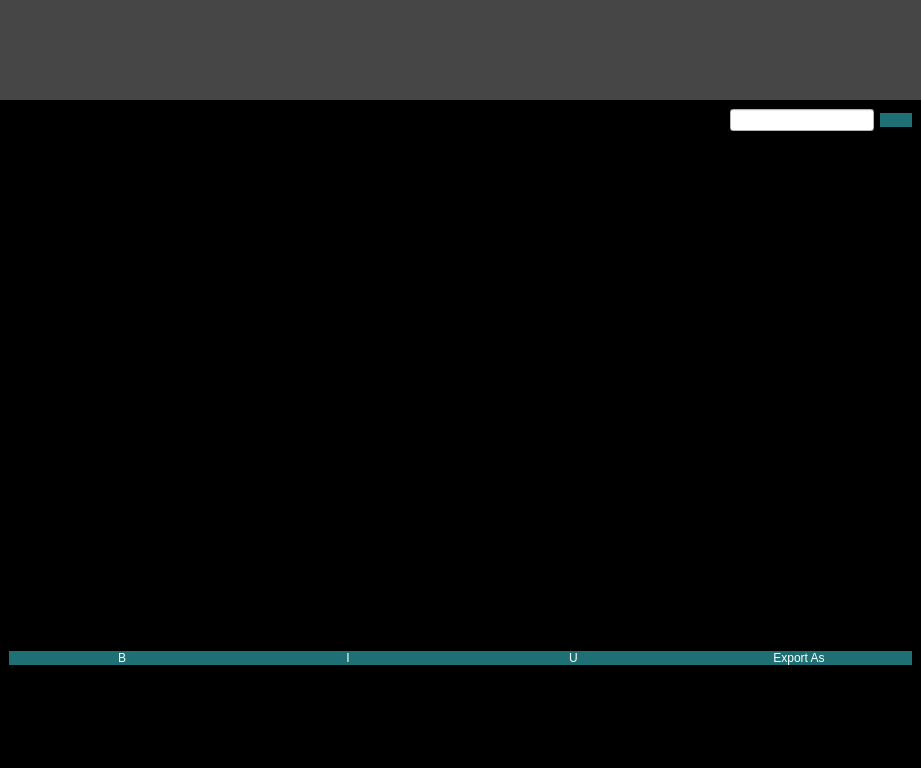
<?xml version="1.0" encoding="UTF-8"?>
<ui version="4.0">
 <class>MainWindow</class>
 <widget class="QMainWindow" name="MainWindow">
  <property name="geometry">
   <rect>
    <x>0</x>
    <y>0</y>
    <width>921</width>
    <height>768</height>
   </rect>
  </property>
  <property name="windowTitle">
   <string>MainWindow</string>
  </property>
  <property name="styleSheet">
   <string notr="true">*{background-color:black;
color:white
}


QPushButton {

	background-color: rgb(31, 112, 116);
border-radius:8px;
 }

QLineEdit{
background-color: rgb(255, 255, 255);}

QPlainTextEdit{

background-color: rgb(255, 255, 255);}</string>
  </property>
  <widget class="QWidget" name="centralwidget">
   <layout class="QGridLayout" name="gridLayout">
    <property name="leftMargin">
     <number>0</number>
    </property>
    <property name="topMargin">
     <number>0</number>
    </property>
    <property name="rightMargin">
     <number>0</number>
    </property>
    <property name="bottomMargin">
     <number>0</number>
    </property>
    <property name="spacing">
     <number>0</number>
    </property>
    <item row="1" column="2">
     <widget class="QWidget" name="widget_5" native="true">
      <property name="minimumSize">
       <size>
        <width>100</width>
        <height>0</height>
       </size>
      </property>
      <property name="maximumSize">
       <size>
        <width>200</width>
        <height>16777215</height>
       </size>
      </property>
      <layout class="QGridLayout" name="gridLayout_4">
       <item row="0" column="0">
        <widget class="QLineEdit" name="lineEdit"/>
       </item>
       <item row="0" column="1">
        <widget class="QPushButton" name="search_bttn">
         <property name="cursor">
          <cursorShape>PointingHandCursor</cursorShape>
         </property>
         <property name="text">
          <string/>
         </property>
         <property name="icon">
          <iconset resource="imagrrsrc.qrc">
           <normaloff>:/Icons/Images/find.png</normaloff>:/Icons/Images/find.png</iconset>
         </property>
         <property name="iconSize">
          <size>
           <width>20</width>
           <height>20</height>
          </size>
         </property>
        </widget>
       </item>
       <item row="2" column="0" colspan="2">
        <widget class="QLabel" name="label">
         <property name="text">
          <string/>
         </property>
        </widget>
       </item>
      </layout>
     </widget>
    </item>
    <item row="1" column="0">
     <widget class="QWidget" name="widget_2" native="true">
      <property name="minimumSize">
       <size>
        <width>100</width>
        <height>0</height>
       </size>
      </property>
      <property name="maximumSize">
       <size>
        <width>200</width>
        <height>16777215</height>
       </size>
      </property>
     </widget>
    </item>
    <item row="2" column="0" colspan="3">
     <widget class="QWidget" name="widget_7" native="true">
      <property name="maximumSize">
       <size>
        <width>16777215</width>
        <height>250</height>
       </size>
      </property>
      <layout class="QGridLayout" name="gridLayout_2">
       <item row="1" column="0">
        <widget class="QWidget" name="widget_6" native="true">
         <property name="minimumSize">
          <size>
           <width>0</width>
           <height>50</height>
          </size>
         </property>
         <property name="maximumSize">
          <size>
           <width>16777215</width>
           <height>20</height>
          </size>
         </property>
         <layout class="QHBoxLayout" name="horizontalLayout_2">
          <property name="spacing">
           <number>0</number>
          </property>
          <property name="leftMargin">
           <number>0</number>
          </property>
          <property name="topMargin">
           <number>0</number>
          </property>
          <property name="rightMargin">
           <number>0</number>
          </property>
          <property name="bottomMargin">
           <number>0</number>
          </property>
          <item>
           <widget class="QPushButton" name="bold_bttn">
            <property name="cursor">
             <cursorShape>PointingHandCursor</cursorShape>
            </property>
            <property name="text">
             <string>B</string>
            </property>
           </widget>
          </item>
          <item>
           <widget class="QPushButton" name="italic_bttn">
            <property name="cursor">
             <cursorShape>PointingHandCursor</cursorShape>
            </property>
            <property name="text">
             <string>I</string>
            </property>
           </widget>
          </item>
          <item>
           <widget class="QPushButton" name="underline_bttn">
            <property name="cursor">
             <cursorShape>PointingHandCursor</cursorShape>
            </property>
            <property name="text">
             <string>U</string>
            </property>
           </widget>
          </item>
          <item>
           <widget class="QPushButton" name="export_as_bttn">
            <property name="cursor">
             <cursorShape>PointingHandCursor</cursorShape>
            </property>
            <property name="text">
             <string>Export As</string>
            </property>
           </widget>
          </item>
         </layout>
        </widget>
       </item>
      </layout>
     </widget>
    </item>
    <item row="1" column="1">
     <widget class="QWidget" name="widget_3" native="true">
      <layout class="QGridLayout" name="gridLayout_3">
       <property name="leftMargin">
        <number>0</number>
       </property>
       <property name="topMargin">
        <number>0</number>
       </property>
       <property name="rightMargin">
        <number>0</number>
       </property>
       <property name="bottomMargin">
        <number>0</number>
       </property>
       <property name="spacing">
        <number>0</number>
       </property>
      </layout>
     </widget>
    </item>
    <item row="0" column="0" colspan="3">
     <widget class="QWidget" name="widget" native="true">
      <property name="minimumSize">
       <size>
        <width>0</width>
        <height>30</height>
       </size>
      </property>
      <property name="maximumSize">
       <size>
        <width>16777215</width>
        <height>100</height>
       </size>
      </property>
      <property name="styleSheet">
       <string notr="true">background-color: rgb(134, 134, 134);
background-color: rgb(70, 70, 70);</string>
      </property>
      <layout class="QHBoxLayout" name="horizontalLayout">
       <item>
        <widget class="QPushButton" name="add_pdf_bttn">
         <property name="minimumSize">
          <size>
           <width>30</width>
           <height>30</height>
          </size>
         </property>
         <property name="maximumSize">
          <size>
           <width>100</width>
           <height>100</height>
          </size>
         </property>
         <property name="cursor">
          <cursorShape>PointingHandCursor</cursorShape>
         </property>
         <property name="text">
          <string/>
         </property>
         <property name="icon">
          <iconset resource="imagrrsrc.qrc">
           <normaloff>:/Icons/Images/book-with-add-button.png</normaloff>:/Icons/Images/book-with-add-button.png</iconset>
         </property>
         <property name="iconSize">
          <size>
           <width>50</width>
           <height>50</height>
          </size>
         </property>
         <property name="autoRepeat">
          <bool>true</bool>
         </property>
        </widget>
       </item>
       <item>
        <widget class="QPushButton" name="remove_pdf_bttn">
         <property name="minimumSize">
          <size>
           <width>30</width>
           <height>30</height>
          </size>
         </property>
         <property name="maximumSize">
          <size>
           <width>100</width>
           <height>100</height>
          </size>
         </property>
         <property name="cursor">
          <cursorShape>PointingHandCursor</cursorShape>
         </property>
         <property name="text">
          <string/>
         </property>
         <property name="icon">
          <iconset resource="imagrrsrc.qrc">
           <normaloff>:/Icons/Images/book.png</normaloff>:/Icons/Images/book.png</iconset>
         </property>
         <property name="iconSize">
          <size>
           <width>50</width>
           <height>50</height>
          </size>
         </property>
        </widget>
       </item>
       <item>
        <spacer name="horizontalSpacer">
         <property name="orientation">
          <enum>Qt::Horizontal</enum>
         </property>
         <property name="sizeHint" stdset="0">
          <size>
           <width>40</width>
           <height>20</height>
          </size>
         </property>
        </spacer>
       </item>
      </layout>
     </widget>
    </item>
   </layout>
  </widget>
 </widget>
 <resources>
  <include location="imagrrsrc.qrc"/>
 </resources>
 <connections/>
</ui>
